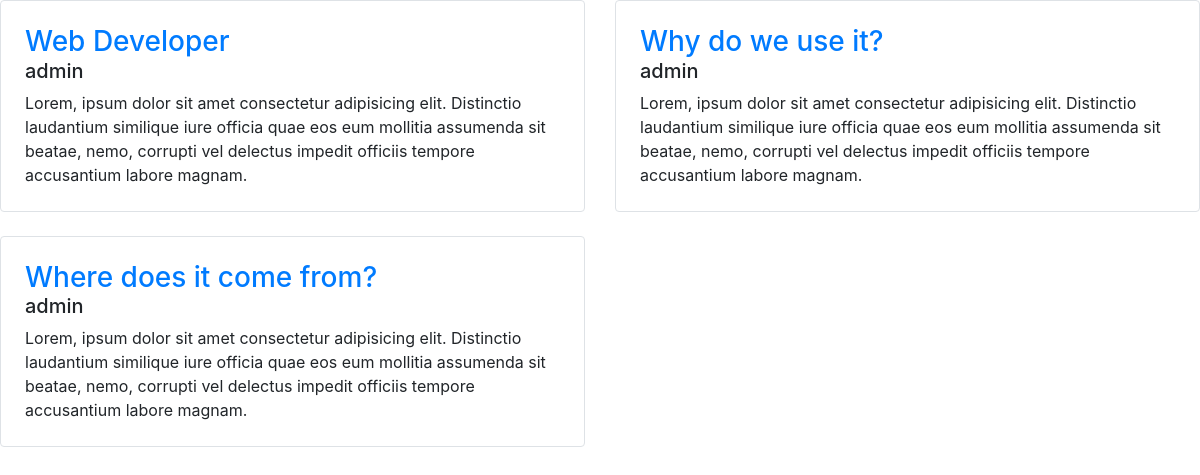
The page / on the database its author committed.
### articles/models.py (models this page shows, shortened)
class Article(models.Model):
    author=models.ForeignKey(CustomUser,on_delete=models.CASCADE)
    title = models.CharField(max_length=160)
    description = models.TextField()
    timestamp = models.DateTimeField(auto_now_add=True)

class CustomUser(AbstractUser):
    bio=models.TextField()
    location=models.CharField(max_length=200)

### articles/views.py (the view)
# urls.py: path('', home, name='home'),
def home(request):
    articles = Article.objects.all()
    context = {
        'articles': articles
    }
    return render(request, 'home.html', context)

### blogs/templates/home.html (shortened to what this page needs)
{% extends 'base.html' %}
{% block content %}
<div class="row mb-2 articles">
    {% for article in articles %}
    <div class="col-md-6">
        <div class="row no-gutters border rounded overflow-hidden flex-md-row mb-4 shadow-sm h-md-250 position-relative">
            <div class="col p-4 d-flex flex-column position-static">
                <h3 class="mb-0"><a href="{% url 'article_detail' article.pk %}">{{article.title}}</a></h3>
                <span><h5>{{article.author}}</h5></span>
                <p class="mb-auto">{{article.description}}</p>
            </div>
        </div>
    </div>
    {% endfor %}
</div>
{% endblock %}

### rows shown on the page
Article: title "Web Developer", author "admin", description "Lorem, ipsum dolor sit amet consectetur adipisicing elit. Distinctio laudantium similique iure officia quae eos eum mollitia assumenda sit beatae, nemo, corrupti vel delectus impedit officiis tempore accusantium labore magnam."
Article: title "Why do we use it?", author "admin", description "Lorem, ipsum dolor sit amet consectetur adipisicing elit. Distinctio laudantium similique iure officia quae eos eum mollitia assumenda sit beatae, nemo, corrupti vel delectus impedit officiis tempore accusantium labore magnam."
Article: title "Where does it come from?", author "admin", description "Lorem, ipsum dolor sit amet consectetur adipisicing elit. Distinctio laudantium similique iure officia quae eos eum mollitia assumenda sit beatae, nemo, corrupti vel delectus impedit officiis tempore accusantium labore magnam."
